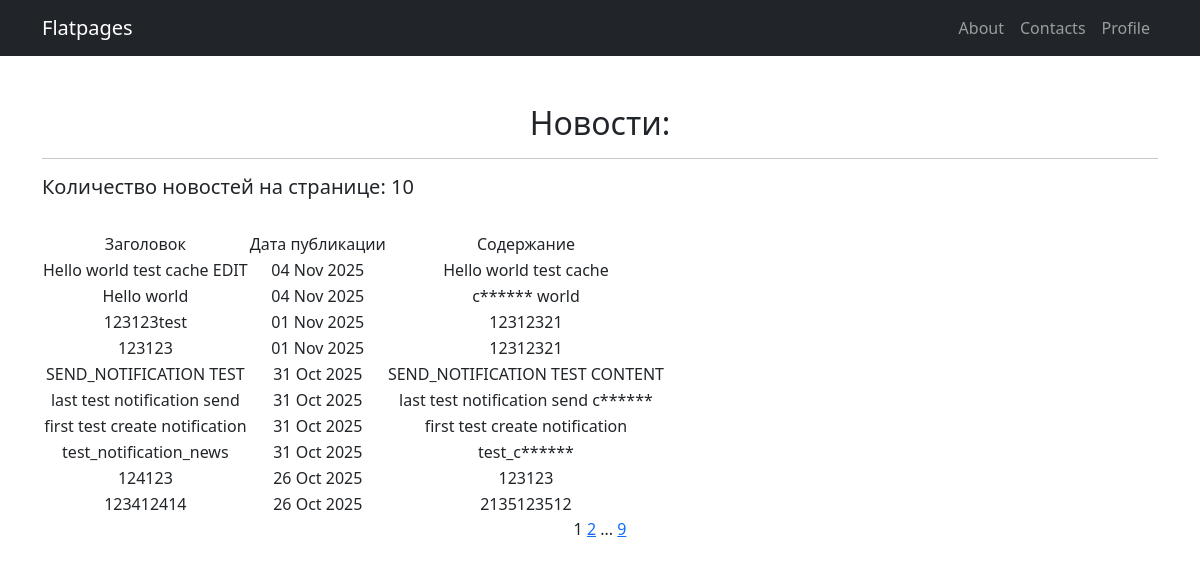
Page /news/ on the committed database.
### articles/models.py (models this page shows, shortened)
class Post(models.Model):
    author = models.ForeignKey(Author, on_delete=models.DO_NOTHING, null=True, blank=True)
    type_post = models.CharField(max_length=50, choices=post_types)
    creation = models.DateTimeField(auto_now_add=True)
    category = models.ManyToManyField(Category, through='PostCategory')
    title = models.TextField()
    content = models.TextField()
    rating = models.IntegerField(default=0)

### articles/views.py (the view)
# urls.py: path('news/', cache_page(60)(NewsList.as_view()), name='news_list'),
class NewsList(ListView):
    queryset = Post.objects.all().order_by('-creation')
    template_name = 'news.html'
    context_object_name = 'news'
    paginate_by = 10
    def get_queryset(self):
        queryset = super().get_queryset()
        self.filterset = NewsFilter(self.request.GET, queryset)
        return self.filterset.qs
    def get_context_data(self, **kwargs):
        context = super().get_context_data(**kwargs)
        context['filterset'] = self.filterset
        context['categories'] = Category.objects.all()
        return context

### articles/templatetags/custom_filters.py (called while the page is built)
@register.filter()
def censorship(text):
    if not isinstance(text, str):
        raise InCorrectInputCensorship
    for word in CENSURED_WORDS:
        if word in text.lower():
            text = text.replace(word, word[0]+(len(word)-1)*'*')
            text = text.replace(word.capitalize(), word[0].upper()+(len(word)-1)*'*')
    return text

### articles/templatetags/custom_tags.py (called while the page is built)
@register.simple_tag(takes_context=True)
def url_replace(context, **kwargs):
    d = context['request'].GET.copy()
    for k,v in kwargs.items():
        d[k] = v
    return d.urlencode()

### templates/news.html (shortened to what this page needs)
{% extends 'flatpages/sample.html' %}
{% load custom_filters %}
{% load custom_tags %}
{%block body%}
    <h2>Новости:</h2>
    <hr>
    {% if news %}
    <h5 align="left">Количество новостей на странице: {{ news | length }}</h5>
    <br>
        <table>
            <tr>
                <td>Заголовок</td>
                <td>Дата публикации</td>
                <td>Содержание</td>
            </tr>
            {% for new in news %}
            <tr>
                <td>{{ new.title }}</td>
                <td>{{ new.creation | date:'d M Y' }}</td>
                <td>{{ new.content | truncatewords:20 | censorship }}</td>
            </tr>
            {% endfor %}
        </table>
    {% else %}
        <h2>Новостей нет...</h2>
    {% endif %}
    {{ page_obj.number }}
    {% if page_obj.has_next %}
        <a href="?{% url_replace page=page_obj.next_page_number %}">{{ page_obj.next_page_number }}</a>
        {% if page_obj.paginator.num_pages != page_obj.next_page_number %}
            {% if page_obj.paginator.num_pages != page_obj.next_page_number|add:"1" %}
            ...
            {% endif %}
            <a href="?{% url_replace page=page_obj.paginator.num_pages %}">{{ page_obj.paginator.num_pages }}</a>
        {% endif %}
    {% endif %}
{%endblock body%}

### rows in the picture
Post: title "Hello world test cache EDIT", creation "04 Nov 2025", content|censorship "Hello world test cache"
Post: title "Hello world", creation "04 Nov 2025", content|censorship "c****** world"
Post: title "123123test", creation "01 Nov 2025", content|censorship "12312321"
Post: title "123123", creation "01 Nov 2025", content|censorship "12312321"
Post: title "SEND_NOTIFICATION TEST", creation "31 Oct 2025", content|censorship "SEND_NOTIFICATION TEST CONTENT"
Post: title "last test notification send", creation "31 Oct 2025", content|censorship "last test notification send c******"
Post: title "first test create notification", creation "31 Oct 2025", content|censorship "first test create notification"
Post: title "test_notification_news", creation "31 Oct 2025", content|censorship "test_c******"
Post: title "124123", creation "26 Oct 2025", content|censorship "123123"
Post: title "123412414", creation "26 Oct 2025", content|censorship "2135123512"

### other values in the picture
{{ news | length }} "10"
{{ page_obj.number }} "1"
{{ page_obj.next_page_number }} "2"
{{ page_obj.paginator.num_pages }} "9"
